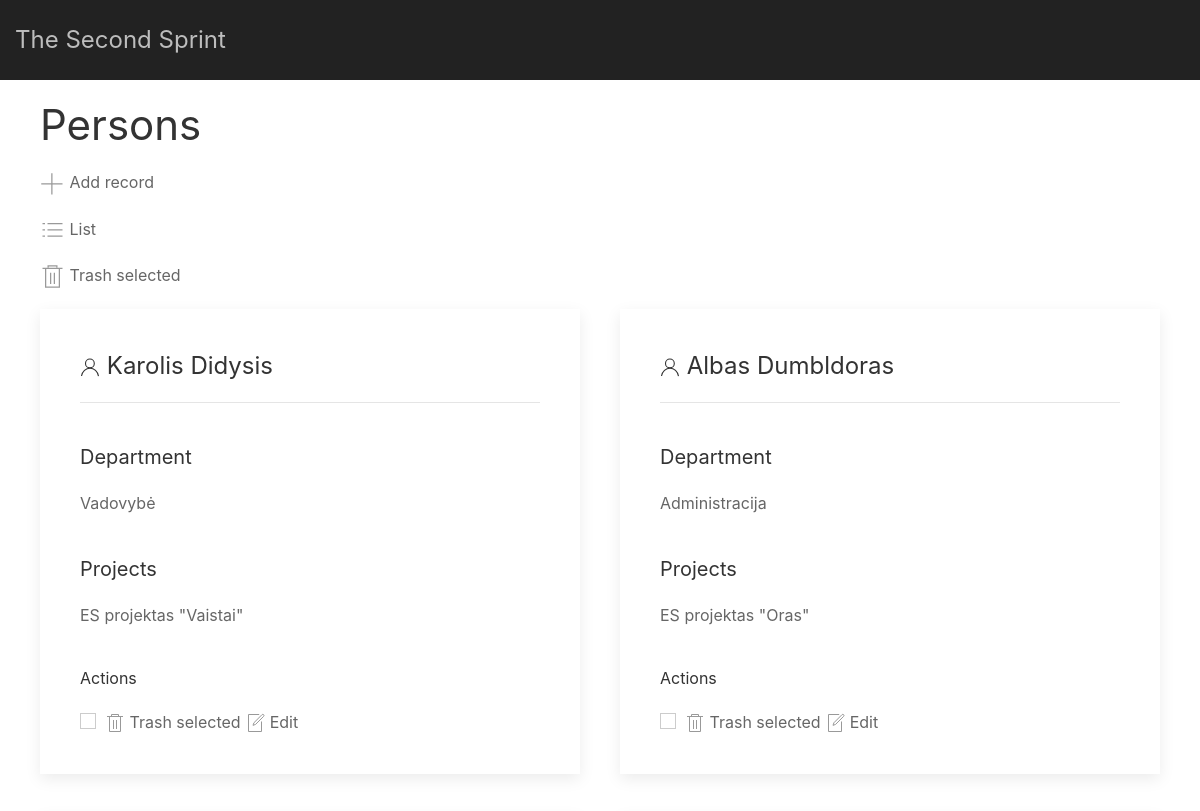
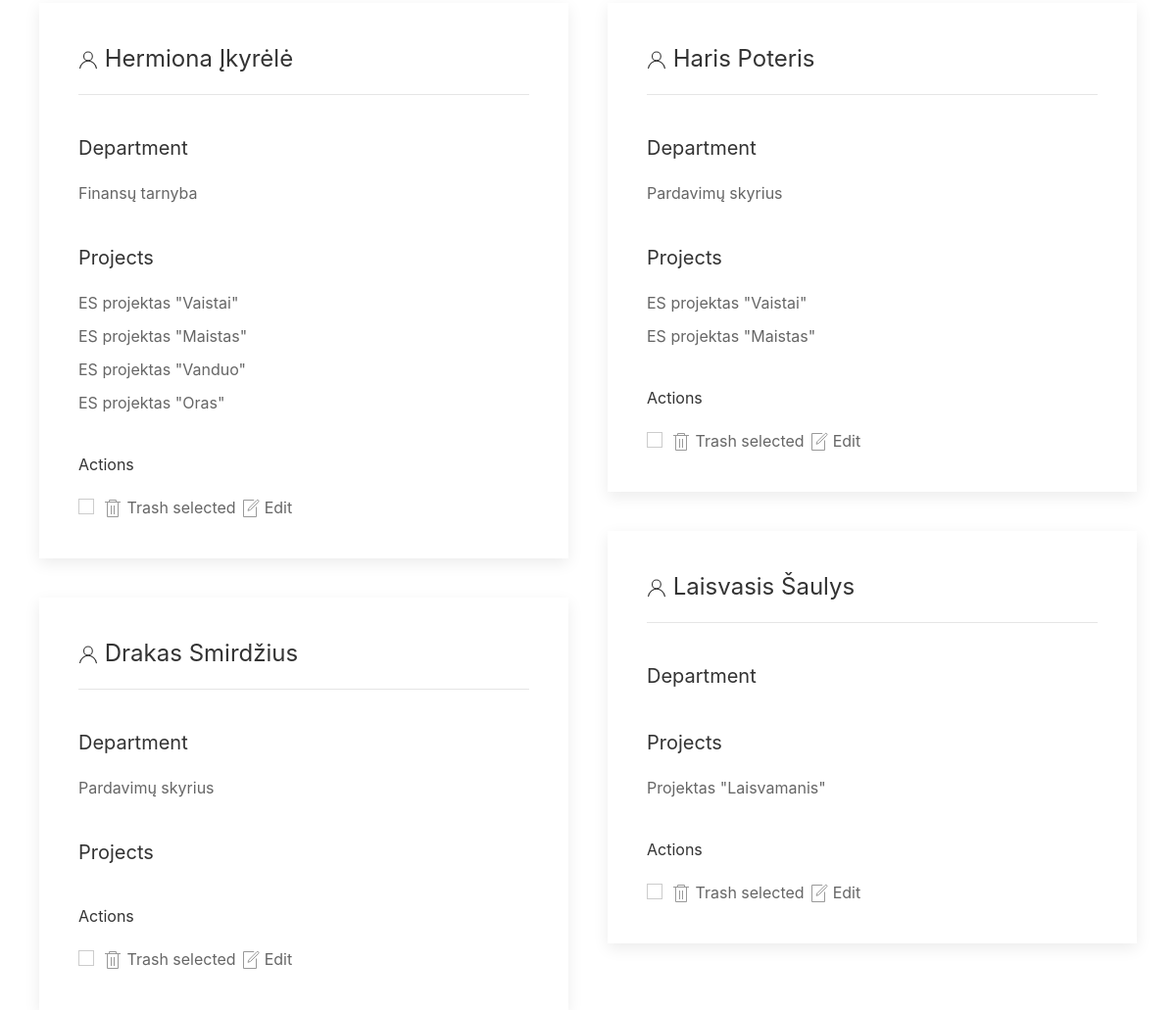
Screenshot of /persons/grid with the database file from the repository (2 pictures, top to bottom).
### tables this page shows
CREATE TABLE IF NOT EXISTS `persons` (
  `id` bigint(20) unsigned NOT NULL AUTO_INCREMENT,
  `name` varchar(128) NOT NULL DEFAULT '''''',
  `lastname` varchar(128) NOT NULL DEFAULT '''''',
  `department_id` bigint(20) unsigned DEFAULT NULL,
  PRIMARY KEY (`id`),
  UNIQUE KEY `name_lastname_uniq` (`name`,`lastname`),
  KEY `FK_persons_departments` (`department_id`),
  CONSTRAINT `FK_persons_departments` FOREIGN KEY (`department_id`) REFERENCES `departments` (`id`) ON DELETE SET NULL ON UPDATE CASCADE
);

CREATE TABLE IF NOT EXISTS `departments` (
  `id` bigint(20) unsigned NOT NULL AUTO_INCREMENT,
  `title` varchar(128) NOT NULL DEFAULT '''''',
  PRIMARY KEY (`id`),
  UNIQUE KEY `title_uniq` (`title`)
);

CREATE TABLE IF NOT EXISTS `projects` (
  `id` bigint(20) unsigned NOT NULL AUTO_INCREMENT,
  `title` varchar(128) NOT NULL DEFAULT '''''',
  `budget` float(10,4) NOT NULL DEFAULT '0.0000',
  `description` varchar(255) NOT NULL DEFAULT '''''',
  PRIMARY KEY (`id`),
  UNIQUE KEY `title_budget_uniq` (`title`,`budget`),
  KEY `description_idx` (`description`)
);

### lib/Response.php (called while the page is built, shortened)
<?php
function view($template, $variables = [])
{
    extract($variables);
    if (file_exists($template)) {
        include_once $template;
        return ob_get_clean();
    }
    return 'Template not found.';
}

### src/controllers/PersonsController.php (called while the page is built, shortened)
<?php
require_once ROOT_DIR . '/src/models/Person.php';
function listAction($listMode = 'list')
{
    $listTemplate = ROOT_DIR . '/src/views/templates/crud/persons_' . $listMode . '.html.php';
    $baseTemplate = ROOT_DIR . '/src/views/templates/base.html.php';
    $trashConfirmTemplate = ROOT_DIR . '/src/views/templates/crud/trash_confirm_modal.html.php';
    $persons = personAll(false, ['fields' => ['lastname ASC']]);
    $trashModal = view($trashConfirmTemplate);
    $list = view($listTemplate, ['persons' => $persons, 'modal' => $trashModal]);
    return view($baseTemplate, ['list' => $list]);
}

### lib/Translate.php (called while the page is built)
<?php
function __($string)
{
	return $string;
}

### src/models/Person.php (called while the page is built, shortened)
<?php
require_once ROOT_DIR . '/lib/Db.php';
function personAll($unAttached = false, $orderBy = [])
{
    $query = "SELECT persons.id, name, lastname, title
                FROM staff.persons
                LEFT JOIN staff.departments
                ON persons.department_id = departments.id";
    $order = '';
    if (isset($orderBy['fields'])) {
        $order = implode(', ', $orderBy['fields']);
        if ($order) {
            $order = ' ORDER BY ' . $order;
        }
    }
    $query  .= $order;
    $persons = dbQuery($query);
    return personSelectProjects($persons);
}
function personSelectProjects($persons)
{
    foreach ($persons as $index => $person) {
        $persons[$index]['project_id'] = personProjects($person['id']);
    }
    return $persons;
}
function personProjects($personId)
{
    $query = "SELECT id, title
                FROM staff.projects
                INNER JOIN staff.persons_projects
                ON projects.id = persons_projects.project_id
                WHERE persons_projects.person_id = ?";
    $projects = dbQuery($query, ['i'], [$personId]);
    return $projects;
}

### lib/Db.php (called while the page is built, shortened)
<?php
function connectDb()
{
    @$db = new mysqli(DB_HOST, DB_USER, DB_PASS, DB_DATA);
    return $db;
}
function dbQuery($query, $types = [],
    $args = [], $mode = 'r', $lastId = false)
{
    $db = connectDb();
    $run = $db->prepare($query);
    if (!empty($types) and !empty($args)) {
        $typeString = implode('', $types);
        @$bind = $run->bind_param($typeString, ...$args);
    }
    $exec = $run->execute();
    if ($mode === 'r') {
        $result = $run->get_result();
        $fetch  = $result->fetch_all(MYSQLI_ASSOC);
        return $fetch;
    }
    return true;
}

### src/views/templates/crud/persons_grid.html.php (the view, shortened to what this page needs)
<h1><?= __('Persons'); ?></h1>
<div class="uk-margin-bottom">
<a href="<?= BASE_URL . '/persons/add';?>" class="uk-icon-link uk-margin-right-small" uk-icon="icon: plus; ratio: 1.25"></a>
<span><?= __('Add record');?></span>
</div>
<?php if (!empty($persons)):?>
<div class="uk-margin-bottom">
<a href="<?= BASE_URL . '/persons/list';?>" class="uk-icon-link uk-margin-right-small" uk-icon="icon: list; ratio: 1.25"></a>
<span><?= __('List');?></span>
</div>
<div class="uk-margin-bottom">
<a href="#" uk-toggle="target: #trash-confirm" class="uk-icon-link uk-margin-right-small" uk-icon="icon: trash; ratio: 1.25"></a>
<span><?= __('Trash selected');?></span>
</div>
<form method="POST" action="<?= BASE_URL . '/persons/trash';?>" id="form-trash">
<div class="uk-child-width-1-1@s uk-child-width-1-2@m uk-child-width-1-2@l" uk-grid="masonry: true" uk-sortable>
<?php foreach ($persons as $person):?>
<div>
<div class="uk-card uk-card-default uk-card-body uk-card-hover">
<article class="uk-article">
<h3><span uk-icon="user"></span>&nbsp;<?= $person['name'];?> <?= $person['lastname'];?></h3>
<hr>
<h4><?= __('Department');?></h4>
<p><?= $person['title'];?></p>
<h4><?= __('Projects');?></h4>
<ul class="uk-list">
<?php foreach ($person['project_id'] as $project): ?>
<li><?= $project['title'];?></li>
<?php endforeach;?>
</ul>
<h5><?= __('Actions');?></h5>
<input class="uk-checkbox" type="checkbox" name="trash[]" value="<?= $person['id'];?>">&nbsp;
<a href="#" uk-toggle="target: #trash-confirm" class="uk-icon-link uk-margin-right-small" uk-icon="icon: trash"></a>
<span class="uk-margin-right-small"><?= __('Trash selected');?></span>
<a href="<?= BASE_URL . '/persons/edit/' . $person['id'];?>" class="uk-icon-link uk-margin-right-small" uk-icon="file-edit"></a>
<span><?= __('Edit');?></span>
</article>
</div>
</div>
<?php endforeach;?>
</form>
<?php endif;?>

### rows the page displays
persons: name "Karolis", lastname "Didysis", department.title "Vadovybė"
projects: title "ES projektas \"Vaistai\""
persons: name "Albas", lastname "Dumbldoras", department.title "Administracija"
projects: title "ES projektas \"Oras\""
persons: name "Hermiona", lastname "Įkyrėlė", department.title "Finansų tarnyba"
projects: title "ES projektas \"Maistas\""
projects: title "ES projektas \"Vanduo\""
persons: name "Haris", lastname "Poteris", department.title "Pardavimų skyrius"
persons: name "Drakas", lastname "Smirdžius", department.title "Pardavimų skyrius"
persons: name "Laisvasis", lastname "Šaulys"
projects: title "Projektas \"Laisvamanis\""

### other values shown
__('Persons') "Persons"
__('Add record') "Add record"
__('List') "List"
__('Trash selected') "Trash selected"
